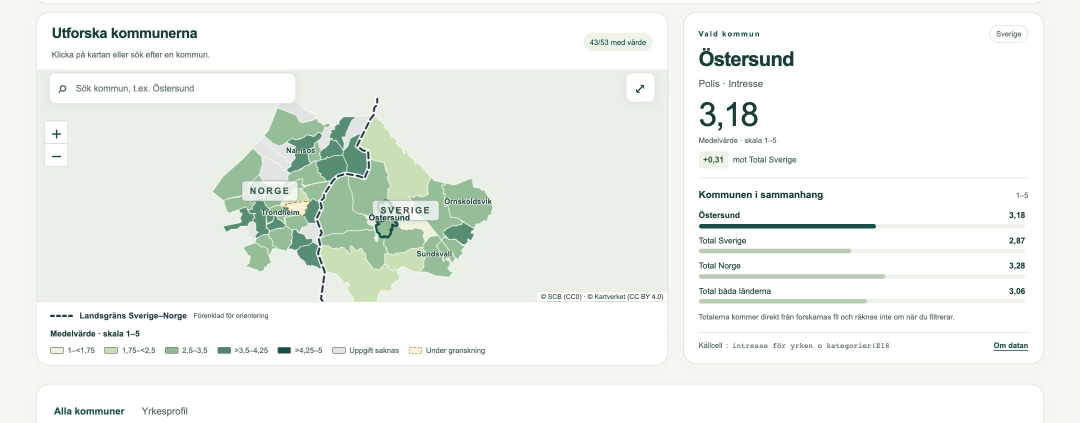
#> input picture assets/products/gis-map.jpg, 2160 x 846 px, found by its file name (shown at 1/2 size)
$ python make-thumbs.py ../assets/products
#> lines starting #> are read from the running program, lines starting #| are printed output that depends on the picture
"""Make 16:10 card thumbnails (960x600) for the home page. Usage: python3 scripts/make-thumbs.py . (needs Pillow)"""
import sys
from pathlib import Path
from PIL import Image
root = Path(sys.argv[1]); out = root / 'assets/products/thumbs'; out.mkdir(exist_ok=True)
# slug: (source, horizontal anchor 0..1, vertical anchor 0..1, zoom: fraction of the source width kept)
SPEC = {
    'survey-map': ('assets/products/gis-map.jpg', .3, .5, .72),
    'ecommerce-back-office': ('assets/products/erp-overview.jpg', 0, 0, .62),
    'soherdocs': ('evidence/soherdocs/soherdocs-workflow-poster.png', .5, .5, 1),
    'rigforge': ('assets/products/rigforge-home.jpg', .5, .3, 1),
    'robotops-twin': ('assets/products/robotops-cell.jpg', 1, .5, 1),
    'pi-agent-harness': ('evidence/pi-agent-harness/terminal-04-run-poster.png', 0, 0, .8),
    'blender-asset-director': ('assets/products/asset-director-poster.jpg', .5, .5, 1),
    'private-ai-datacenter': ('assets/products/datacenter-explorer.jpg', 0, 0, .9),
}
for slug, (src, ax, ay, zoom) in SPEC.items():
    im = Image.open(root / src).convert('RGB')
#> im is the input picture: PIL image 2160x846 RGB; mean R, G, B 238, 242.1, 237.5
    w = im.width * zoom; h = w * 10 / 16
#> after `w = im.width * zoom`: w = 1555.2
#> after `h = w * 10 / 16`: h = 972
    if h > im.height: h = im.height; w = h * 16 / 10
#> after `h = im.height`: h = 846
#> after `w = h * 16 / 10`: w = 1353.6
    x = (im.width - w) * ax; y = (im.height - h) * ay
#> after `x = (im.width - w) * ax`: x = 241.9
#> after `y = (im.height - h) * ay`: y = 0
    im.crop((round(x), round(y), round(x + w), round(y + h))).resize((960, 600), Image.LANCZOS).save(out / f'{slug}.jpg', quality=78, optimize=True, progressive=True)
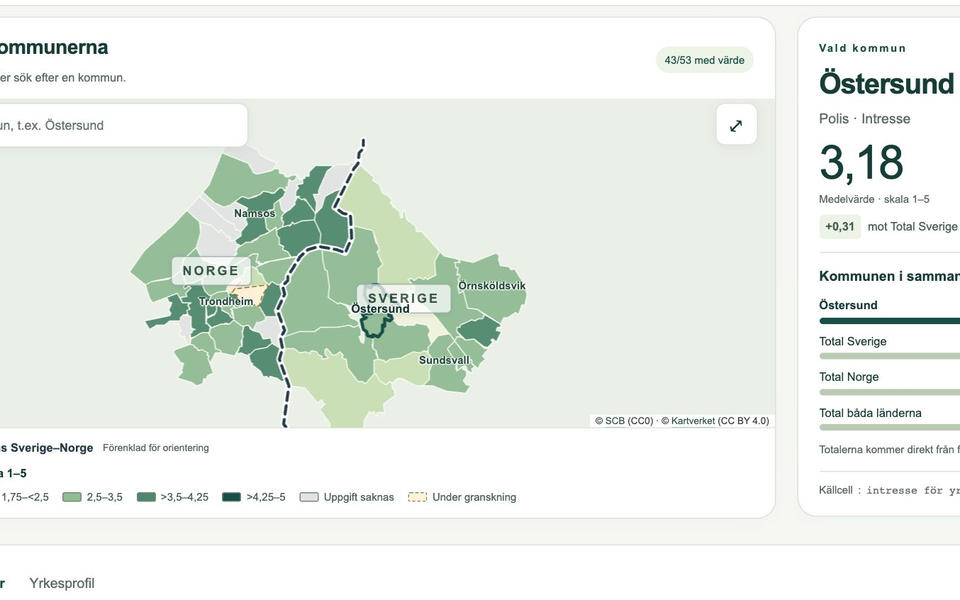
#> saved as survey-map.jpg: PIL image 960x600 RGB; mean R, G, B 232.9, 238.5, 232.5
#> (the run stopped early here; a loop or call above may not have finished)

$ run again, with assets/products/erp-monitoring.jpg copied over assets/products/gis-map.jpg
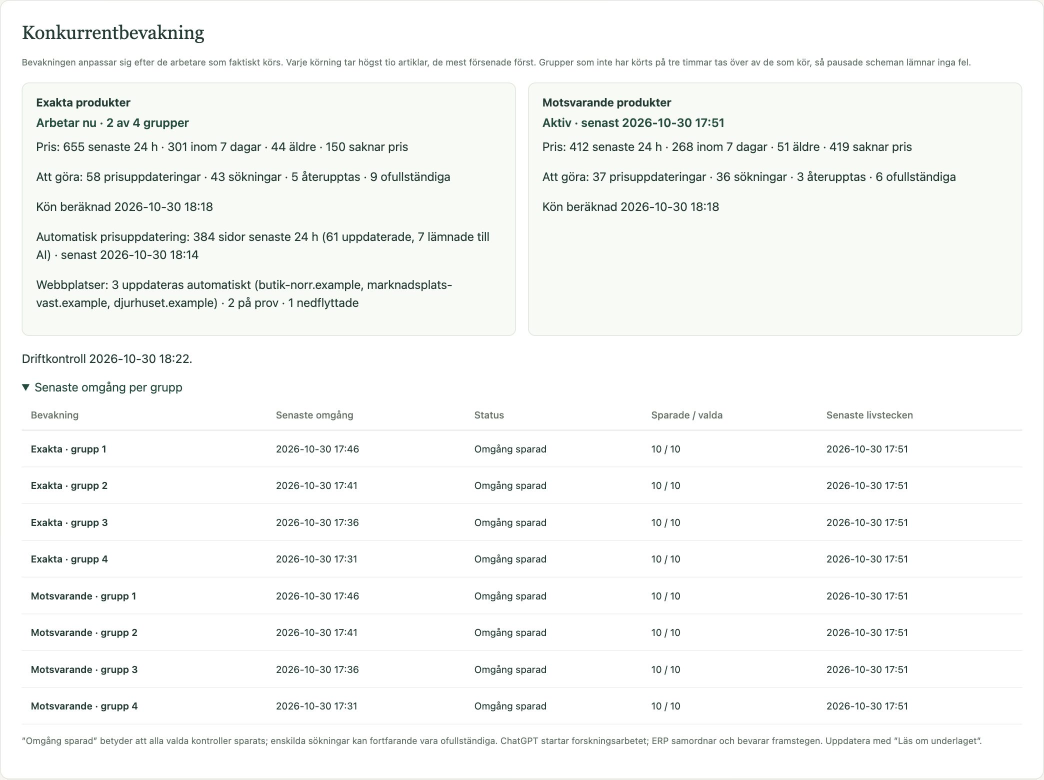
#> input picture assets/products/erp-monitoring.jpg, 2088 x 1559 px, found by its file name (shown at 1/2 size)
#> im is the input picture: PIL image 2088x1559 RGB; mean R, G, B 246.4, 247.7, 246
#> `im.crop((round(x), round(y), round(x + w), round(y + h))).resize((960,..`:
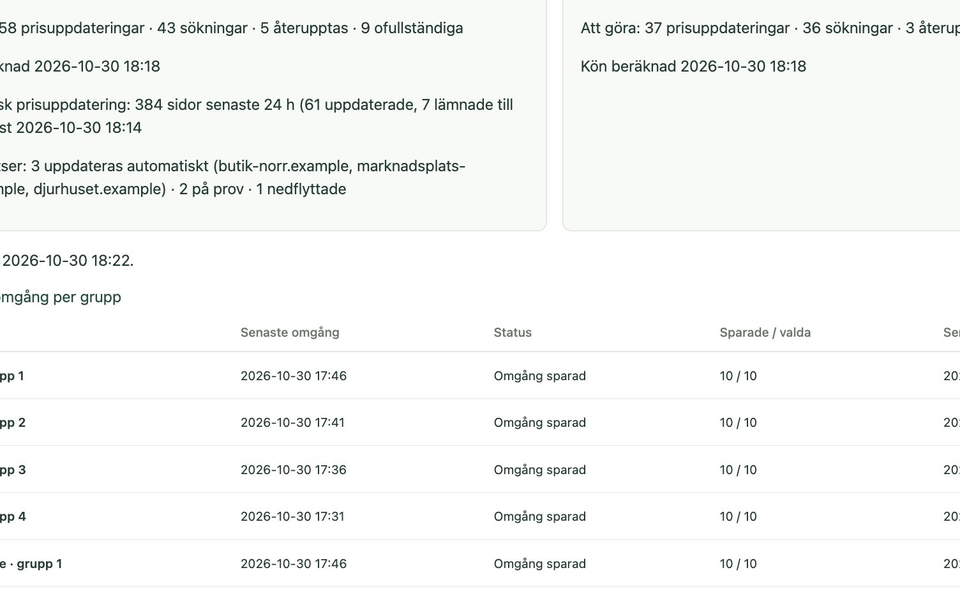
#> saved as survey-map.jpg: PIL image 960x600 RGB; mean R, G, B 246.3, 247.5, 245.7

$ run again, with assets/products/erp-prices.jpg copied over assets/products/gis-map.jpg
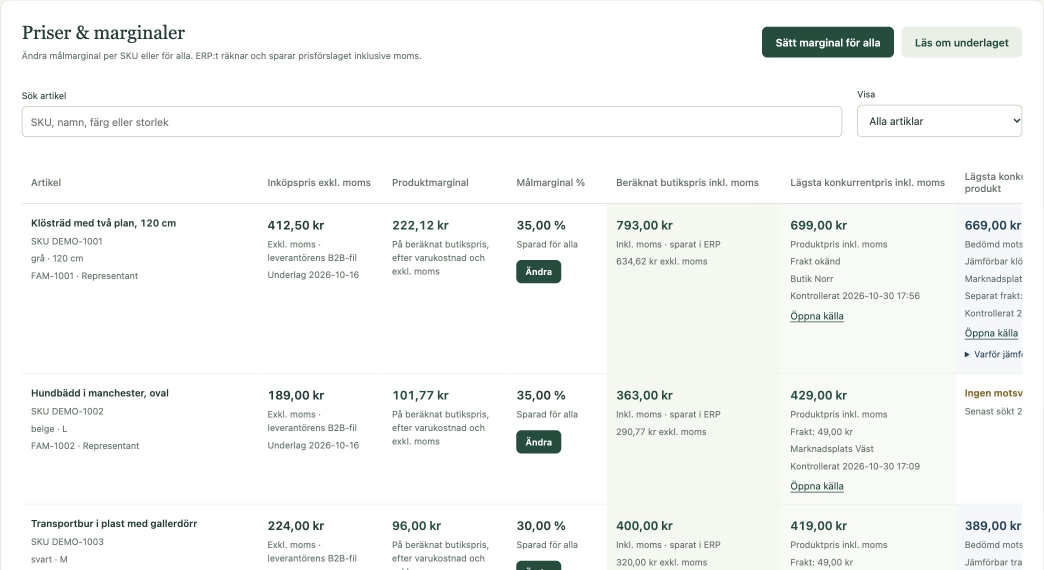
#> input picture assets/products/erp-prices.jpg, 2088 x 1140 px, found by its file name (shown at 1/2 size)
#> im is the input picture: PIL image 2088x1140 RGB; mean R, G, B 245, 246.6, 244.9
#> `im.crop((round(x), round(y), round(x + w), round(y + h))).resize((960,..`:
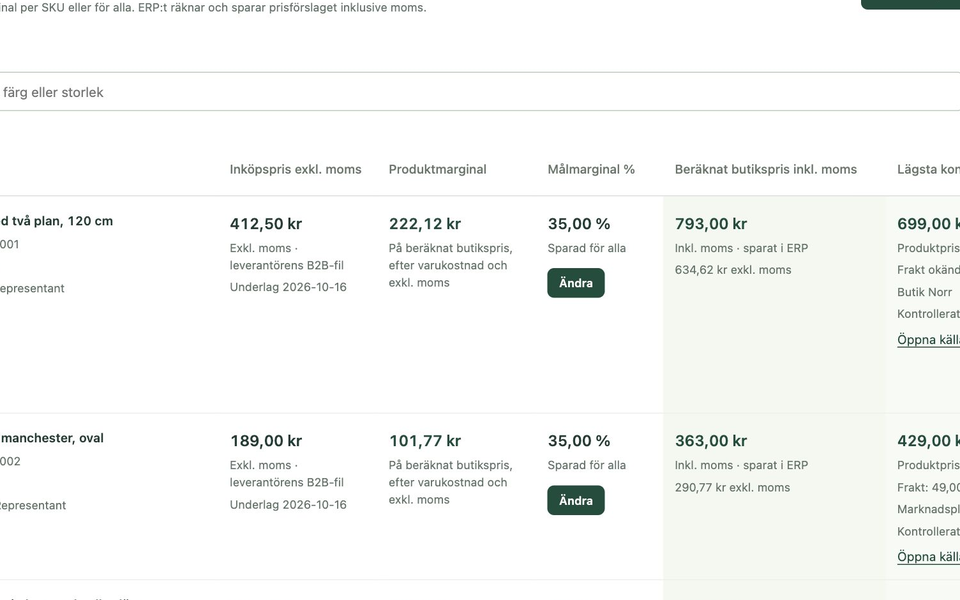
#> saved as survey-map.jpg: PIL image 960x600 RGB; mean R, G, B 246.8, 248, 246.4
